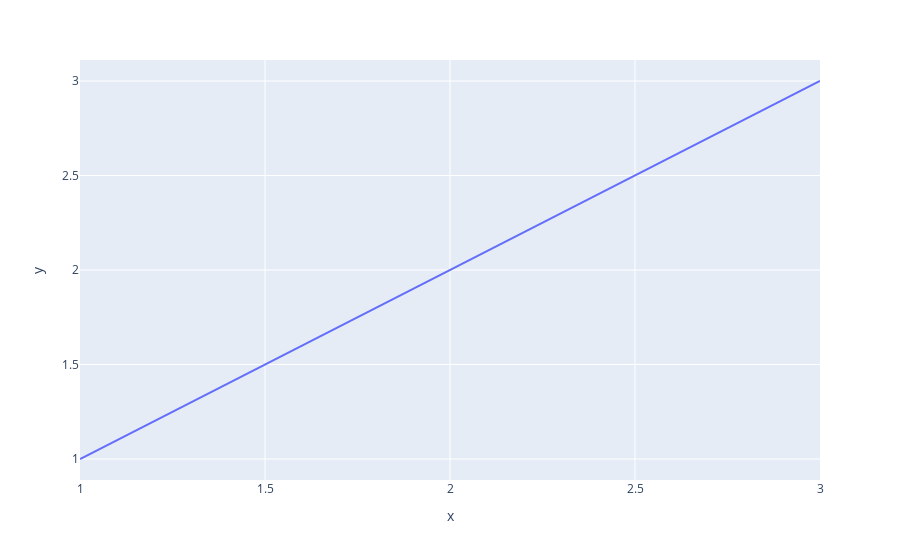

The notebook cell this image was saved under:
### Code cell
import plotly.express as  px
fig = px.line(x = [1, 2, 3] , y = [1, 2, 3])
fig.show()

### Figure 1 — Plotly figure (JSON) as saved in the notebook; plotly's stock layout.template omitted (floating-point values rounded to 4 significant figures)
{"data": [{"hovertemplate": "x=%{x}<br>y=%{y}<extra></extra>", "legendgroup": "", "line": {"color": "#636efa", "dash": "solid"}, "marker": {"symbol": "circle"}, "mode": "lines", "name": "", "orientation": "v", "showlegend": false, "type": "scatter", "x": [1, 2, 3], "xaxis": "x", "y": [1, 2, 3], "yaxis": "y"}], "layout": {"autosize": true, "legend": {"tracegroupgap": 0}, "margin": {"t": 60}, "xaxis": {"anchor": "y", "autorange": true, "domain": [0, 1], "range": [1, 3], "title": {"text": "x"}, "type": "linear"}, "yaxis": {"anchor": "x", "autorange": true, "domain": [0, 1], "range": [0.8889, 3.111], "title": {"text": "y"}, "type": "linear"}}}
